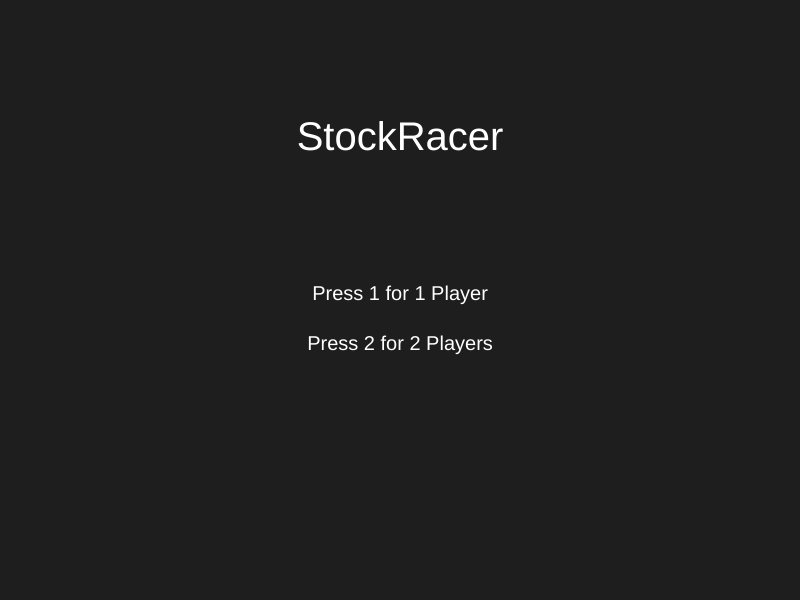
Frame 1 (no input)
Frame 60 (no input): identical to frame 1, image omitted
Frame 120 (the mouse pressed at the canvas centre since frame 60): identical to frame 1, image omitted

The p5.js sketch that drew this single still picture (run headless with seeded random() and noise() and a simulated clock; from frame 60 on, the mouse is pressed at the canvas centre):

// p5.js sketch
// ── sketch.js
let prices = [10, 11, 10.5, 12, 13, 14, 15, 13, 16, 20, 18, 22, 25, 23, 28, 30, 27, 32, 35];
let gameState = "menu";
let numPlayers = 1;
let carX = 50;
let carY = 300;
let carSpeed = 3;
let carAngle = 0;
let carSpin = 0;
let car2X = 50;
let car2Y = 320;
let car2Angle = 0;
let car2Spin = 0;
let winnerId = 0;
let startX, startY;
let carVX = 0;
let carVY = 0;
let car2VX = 0;
let car2VY = 0;
let camX = 0;
let raceTimer = 0;
let gameOver = false;
const GRAVITY = 0.3;
const ACCEL = 0.15;
const MAX_SPEED = 5;
const FRICTION_GROUND = 0.98;
const FRICTION = 0.97;
const JUMP_FORCE = -9;

function setup() {
    let canvas = createCanvas(800, 600);
    canvas.elt.setAttribute ("tabindex", "0");
    canvas.elt.focus();
    startX = 50;
    startY = getTrackY(50);
    carX = startX;
    carY = startY;
    car2X = startX;
    car2Y = startY + 20;
}

function getTrackY(x) {
    for (let i = 0; i < prices.length - 1; i++){
        let x1 = map (i, 0, prices.length - 1, 50, 750);
        let x2 = map (i + 1, 0, prices.length - 1, 50, 750);
        if (x >= x1 && x <= x2) {
            let y1 = map (prices[i], 0, 40, 550, 50);
            let y2 = map (prices[i + 1], 0, 40, 550, 50);
            let t = (x - x1) / (x2 - x1);
            return lerp(y1, y2, t);
        }
    }
    return height;
}

function draw() {
    background(30);

    if (gameState === "menu") {
        showMenu();
    } else if (gameState === "winner") {
        showWinner();
    } else {
        showGame();
    }
}

function showMenu() {
    fill(255);
    textSize(40);
    textAlign(CENTER);
    text("StockRacer", 400, 150);
    textSize(20);
    text("Press 1 for 1 Player", 400, 300);
    text("Press 2 for 2 Players", 400, 350);
}

function showWinner() {
    background(30);
    textAlign(CENTER, CENTER);
    textSize(52);
    
    if (gameOver && winnerId === 0) {
        fill (220, 60, 60);
        text ("Game Over!", width / 2, 220);
    } else if (gameOver && winnerId === 1) {
        fill (60, 130, 220);
        text ("Game Over!", width / 2, 220);
    } else {
        fill (winnerId === 1 ? color (220, 60, 60) : color (60, 130, 220));
        text ("Player " + winnerId + " Wins!", width / 2, 220);
        fill (255);
        textSize(20);
        text("Press R to Restart or M for Menu", width / 2, 350);
    }
}

function drawFinishLine(){
    let endX = map(prices.length - 1, 0, prices.length - 1, 50, 750);
    if (carX >= endX) {
        winnerId = 1;
        gameState = "winner";
    }
    if (numPlayers === 2 && car2X >= endX) {
        winnerId = 2;
        gameState = "winner";
    }
    stroke (255);
    strokeWeight (2);
    line(endX, 0, endX, height);
}

function checkFinish() {
    let endX = map(prices.length - 1, 0, prices.length - 1, 50, 750);
    if (carX >= endX){
        winnerId = 1;
        gameState = "winner";
    }
    if (numPlayers === 2 && car2X >= endX){
        winnerId = 2;
        gameState = "winner";
    }
}

function showGame() {
    raceTimer += deltaTime / 1000;

    let targetX = numPlayers === 2 ? (carX + car2X) / 2 : carX;
    camX += (targetX - 400 - camX) * 0.08;
    
    push();
    translate(-camX, 0);

    for (let i = 0; i < prices.length; i++) {
        let x = map(i, 0, prices.length - 1, 50, 750);
        let y = map(prices[i], 0, 40, 550, 50);
        fill(255, 255, 0);
        noStroke();
        circle(x, y, 10);
        if (i < prices.length - 1) {
            let x2 = map(i + 1, 0, prices.length - 1, 50, 750);
            let y2 = map(prices[i + 1], 0, 40, 550, 50);
            stroke(255, 255, 0);
            strokeWeight(10);
            line(x, y, x2, y2);
        }
    }

    drawFinishLine();
    checkFinish();

    moveCar();
    push();
    translate(carX, carY);
    rotate(carAngle);
    fill(255, 0, 0);
    noStroke();
    fill (220, 40, 40);
    rect (-12, -5, 24, 10, 3);
    fill (180, 20, 20);
    rect (-4, -10, 12, 7, 2);
    fill (30);
    circle (-8, 6, 8);
    circle (8, 6, 8);
    fill (100);
    circle (-8, 6, 4);
    circle (8, 6, 4);
    pop();

    if (numPlayers === 2) {
        moveCar2();
        push();
        translate(car2X, car2Y);
        rotate(car2Angle);
        fill(0, 150, 255);
        noStroke();
        fill (30, 120, 220);
        rect (-12, -5, 24, 10, 3);
        fill (20, 90, 180);
        rect (-4, -10, 12, 7, 2);
        fill (30);
        circle (-8, 6, 8);
        circle (8, 6, 8);
        fill (100);
        circle (-8, 6, 4);
        circle (8, 6, 4);
        pop();
    }

    pop ();

    fill (255);
    noStroke();
    textSize (16);
    textAlign (LEFT);
    text ("Time: " + nf (raceTimer, 1, 2) + " s", 20, 30);
}

function keyPressed() {
    if (gameState === "menu") {
        if (key === "1") {
            numPlayers = 1;
            gameState = "playing";
        }
        if (key === "2") {
            numPlayers = 2;
            gameState = "playing";
        }
    }
    if (gameState === "winner") {
        if (key === "r" || key === "R") {
            carX = startX;
            carY = startY;
            carAngle = 0;
            carSpin = 0;
            car2X = startX;
            car2Y = startY + 20;
            car2Angle = 0;
            car2Spin = 0;
            winnerId = 0;
            gameState = "playing";
        }
        if (key === "m" || key === "M") {
            carX = startX;
            carY = startY;
            carAngle = 0;
            carSpin = 0;
            car2X = startX;
            car2Y = startY + 20;
            car2Angle = 0;
            car2Spin = 0;
            winnerId = 0;
            gameState = "menu";
        }
    }
}

function moveCar() {
    let onGround = false;
    let groundY = getTrackY(carX);

    if (carY >= groundY) {
        carY = groundY;
        carVY = 0;
        onGround = true;
    }

    if (keyIsDown(87)) carVX = min(carVX + ACCEL, MAX_SPEED);
    if (keyIsDown(83)) carVX = max(carVX - ACCEL, 0);
    
    if (onGround) {
        let slopeX = carX + 5;
        let slopeY = getTrackY (slopeX);
        carAngle = atan2 (slopeY - groundY, 5);
        carSpin = 0;
    } else {
        if (keyIsDown (68)) carSpin += 0.06;
        if (keyIsDown (65)) carSpin -= 0.06;
        carSpin *= FRICTION;
        carAngle += carSpin;
    }

    if (onGround && (abs (carAngle) > PI * 0.6)) {
        gameOver = true;
        gameState = "winner";
        winnerId = 2;
    }

    carVY += GRAVITY;
    carX += carVX;
    carY += carVY;
    carX = constrain (carX, 50, 750);
}

function moveCar2() {
    let onGround = false;
    let groundY = getTrackY(car2X);

    if (car2Y >= groundY) {
        car2Y = groundY;
        car2VY = 0;
        onGround = true;
    }

    if (keyIsDown (UP_ARROW)) car2VX = min (car2VX + ACCEL, MAX_SPEED);
    if (keyIsDown (DOWN_ARROW)) car2VX = max (car2VX - ACCEL, 0);

    if (onGround) {
        let slopeX = car2X + 5;
        let slopeY = getTrackY (slopeX);
        car2Angle = atan2 (slopeY - groundY, 5);
        car2Spin = 0;
    } else {
        if (keyIsDown (RIGHT_ARROW)) car2Spin += 0.06;
        if (keyIsDown (LEFT_ARROW)) car2Spin -= 0.06;
        car2Spin *= FRICTION;
        car2Angle += car2Spin;
    }

    if (onGround && (abs (car2Angle) > PI * 0.6)) {
        gameOver = true;
        gameState = "winner";
        winnerId = 1;
    }

    car2VY += GRAVITY;
    car2X += car2VX;
    car2Y += car2VY;
    car2X = constrain (car2X, 50, 750);
}
